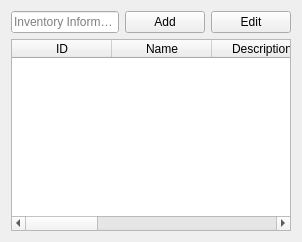
                 <widget class="QWidget" name="page_12">
                  <layout class="QGridLayout" name="gridLayout_17">
                   <item row="0" column="1">
                    <widget class="QPushButton" name="Inventory_AddingTable_Add_butt_">
                     <property name="maximumSize">
                      <size>
                       <width>80</width>
                       <height>16777215</height>
                      </size>
                     </property>
                     <property name="text">
                      <string>Add</string>
                     </property>
                    </widget>
                   </item>
                   <item row="0" column="0">
                    <widget class="QLineEdit" name="AssetInventory_search_txt">
                     <property name="autoFillBackground">
                      <bool>true</bool>
                     </property>
                     <property name="placeholderText">
                      <string>Inventory Information</string>
                     </property>
                     <property name="clearButtonEnabled">
                      <bool>true</bool>
                     </property>
                    </widget>
                   </item>
                   <item row="0" column="2">
                    <widget class="QPushButton" name="Inventory_AddingTable_Edit_butt_">
                     <property name="maximumSize">
                      <size>
                       <width>80</width>
                       <height>16777215</height>
                      </size>
                     </property>
                     <property name="text">
                      <string>Edit</string>
                     </property>
                    </widget>
                   </item>
                   <item row="1" column="0" colspan="3">
                    <widget class="QTableWidget" name="InventoryTablePage_Assets">
                     <property name="selectionBehavior">
                      <enum>QAbstractItemView::SelectRows</enum>
                     </property>
                     <column>
                      <property name="text">
                       <string>ID</string>
                      </property>
                     </column>
                     <column>
                      <property name="text">
                       <string>Name</string>
                      </property>
                     </column>
                     <column>
                      <property name="text">
                       <string>Description</string>
                      </property>
                     </column>
                     <column>
                      <property name="text">
                       <string>SerialNumber</string>
                      </property>
                     </column>
                     <column>
                      <property name="text">
                       <string>Quantity</string>
                      </property>
                     </column>
                     <column>
                      <property name="text">
                       <string>Money_Value</string>
                      </property>
                     </column>
                     <column>
                      <property name="text">
                       <string>Location</string>
                      </property>
                     </column>
                    </widget>
                   </item>
                  </layout>
                 </widget>
